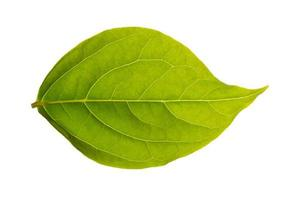
#> input picture imagens_teste/folha-low.jpg, 300 x 200 px
$ python all-nets.py
#> lines starting #> are read from the running program, lines starting #| are printed output that depends on the picture
import cv2
import numpy as np
import networkx as nx
import matplotlib.pyplot as plt

def create_fully_connected_graph_from_image(image):
    rows, cols = image.shape
    G = nx.Graph()

    # Add all pixels as nodes
    for r in range(rows):
        for c in range(cols):
            G.add_node((r, c), intensity=image[r, c])

    # Connect each pixel to all other pixels
    for r1 in range(rows):
        for c1 in range(cols):
            for r2 in range(rows):
                for c2 in range(cols):
                    if (r1, c1) != (r2, c2):
                        weight = abs(int(image[r1, c1]) - int(image[r2, c2]))
                        G.add_edge((r1, c1), (r2, c2), weight=weight)

    return G

def find_borders(G, threshold=30):
    edges = []
    for (u, v, d) in G.edges(data=True):
        if d['weight'] > threshold:
            edges.append((u, v))
    return edges

def draw_borders(image, edges):
    for (u, v) in edges:
        image[u] = 255
        image[v] = 255
    return image

image_path = 'imagens_teste/folha-low.jpg'
image = cv2.imread(image_path, cv2.IMREAD_GRAYSCALE)
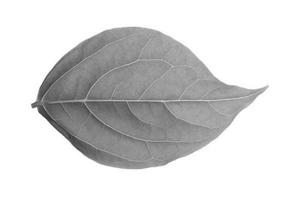
#> image: shape (200, 300); min 41, max 255, mean 214.7


G = create_fully_connected_graph_from_image(image)
#> (the run stopped early here; a loop or call above may not have finished)
